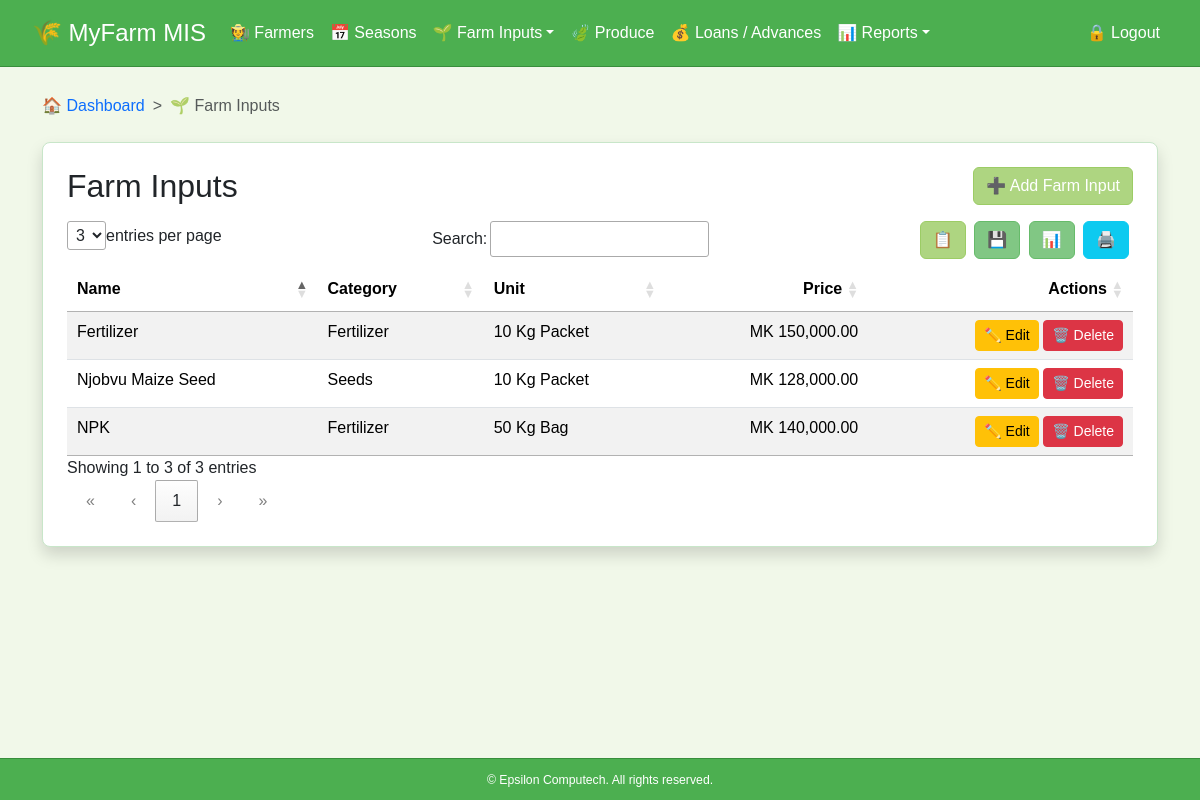
Page /inputs/ on the committed database.
### farmers/models.py (models this page shows, shortened)
class FarmInput(models.Model):
    category = models.ForeignKey(InputCategory, on_delete=models.CASCADE)
    name = models.CharField(max_length=100)
    unit = models.CharField(max_length=20)  # Kg, Bag, MWK
    market_cost = models.DecimalField(max_digits=12, decimal_places=2)

class InputCategory(models.Model):
    name = models.CharField(max_length=50)
    description = models.TextField(blank=True, null=True)
    def __str__(self):
        return self.name

### farmers/views.py (the view)
# urls.py: path('inputs/', views.farminput_list, name='farminput_list'),
def farminput_list(request):
    inputs = FarmInput.objects.all()
    breadcrumbs = [
        {'url': 'dashboard', 'name': 'Dashboard', 'icon': '🏠'},
        {'url': None, 'name': 'Farm Inputs', 'icon': '🌱'},
    ]
    return render(request, 'farminput/farminput_list.html', {'inputs': inputs, 'breadcrumbs': breadcrumbs})

### farmers/context_processors.py (called while the page is built)
def season_context(request):
    season_id = request.GET.get("season")
    selected_season = None
    if season_id:
        selected_season = Season.objects.filter(id=season_id).first()
    if not selected_season:
        selected_season = Season.objects.order_by('-year').first()
    seasons = Season.objects.order_by('-year')
    return {
        "seasons": seasons,
        "selected_season": selected_season
    }

### farmers/templates/farminput/farminput_list.html
{% extends "base.html" %}
{% load static humanize %}
{% block content %}
<div class="card shadow p-4 mt-4 datatable-card">
    <div class="d-flex justify-content-between align-items-center mb-3">
        <h2 class="mb-0">Farm Inputs</h2>
        <a href="{% url 'farminput_create' %}" class="btn btn-primary">➕ Add Farm Input</a>
    </div>
    <div class="table-responsive">
        <table class="table table-striped datatable" data-title="Farm Inputs">
            <thead>
                <tr>
                    <th>Name</th>
                    <th>Category</th>
                    <th>Unit</th>
                    <th class="text-end">Price</th>
                    <th class="text-end">Actions</th>
                </tr>
            </thead>
            <tbody>
                {% for input in inputs %}
                <tr>
                    <td>{{ input.name }}</td>
                    <td>{{ input.category }}</td>
                    <td>{{ input.unit }}</td>
                    <td class="text-end">MK {{ input.market_cost|floatformat:2|intcomma }}</td>
                    <td class="text-end">
                        <a href="{% url 'farminput_update' input.pk %}" class="btn btn-sm btn-warning">✏️ Edit</a>
                        <button class="btn btn-sm btn-danger"
                            data-bs-toggle="modal"
                            data-bs-target="#deleteModal"
                            data-id="{{ input.pk }}"
                            data-item-name="{{ input.name }}"
                            data-delete-url="{% url 'farminput_delete' input.pk %}">
                            🗑️ Delete
                        </button>
                    </td>
                </tr>
                {% endfor %}
            </tbody>
        </table>
    </div>
</div>
{% endblock %}

### farmers/static/css/styles.css (style rules this page uses)
html, body { height: 100%; margin: 0; font-family: Arial, sans-serif; color: #333; display: flex; flex-direction: column; background-color: #F1F8E9; }
.card { background-color: #fff; border: 1px solid #c8e6c9; border-radius: 8px; box-shadow: 0 2px 5px rgba(0,0,0,0.1); position: relative; }
.btn-primary { background-color: #AED581; border-color: #9CCC65; }

### farmers/templates/base.html (style rules this page uses)
html, body { height: 100%; }
body { display: flex; flex-direction: column; }

### rows in the picture
FarmInput: name "NPK", category "Fertilizer", unit "50 Kg Bag", market_cost "140,000.00"
FarmInput: name "Fertilizer", category "Fertilizer", unit "10 Kg Packet", market_cost "150,000.00"
FarmInput: name "Njobvu Maize Seed", category "Seeds", unit "10 Kg Packet", market_cost "128,000.00"

### other values in the picture
{{ crumb.icon }} "🏠"
{{ crumb.name }} "Dashboard"
{{ crumb.icon }} "🌱"
{{ crumb.name }} "Farm Inputs"
